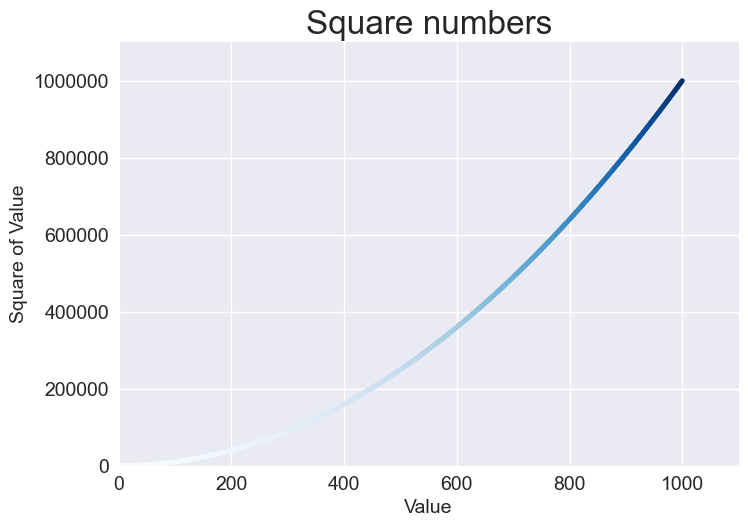

This figure's Python source:
import matplotlib.pyplot as plt

input_values = [num for num in range(1, 1001)]
squares = [x**2 for x in input_values]

plt.style.use("seaborn-v0_8")

fig, ax = plt.subplots()
ax.scatter(input_values, squares, c=squares, cmap=plt.cm.Blues, s=10)

# Set chart title and label axes
ax.set_title("Square numbers", fontsize=24)
ax.set_xlabel("Value", fontsize=14)
ax.set_ylabel("Square of Value", fontsize=14)

# Set the range for each axis
ax.axis([0, 1100, 0, 1_100_000])
ax.ticklabel_format(style="plain")

# Set size of tick labels
ax.tick_params(labelsize=14)

plt.savefig("2_scatter_graph_squares.png", bbox_inches="tight")
plt.show()
